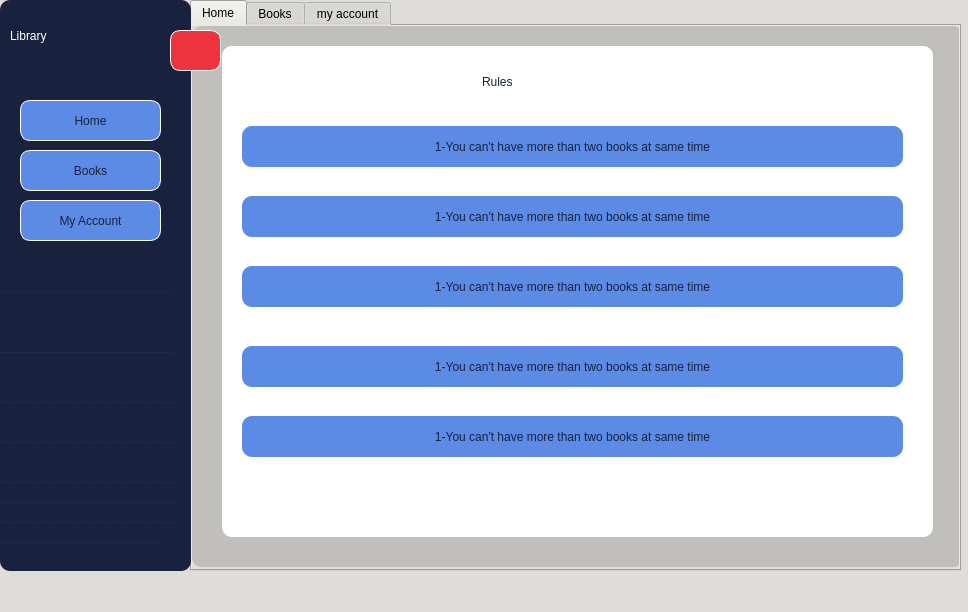
<?xml version="1.0" encoding="UTF-8"?>
<ui version="4.0">
 <class>MainWindow</class>
 <widget class="QMainWindow" name="MainWindow">
  <property name="geometry">
   <rect>
    <x>0</x>
    <y>0</y>
    <width>968</width>
    <height>612</height>
   </rect>
  </property>
  <property name="windowTitle">
   <string>MainWindow</string>
  </property>
  <property name="styleSheet">
   <string notr="true">background-color: rgb(222, 221, 218);</string>
  </property>
  <widget class="QWidget" name="centralwidget">
   <widget class="QFrame" name="frame_3">
    <property name="geometry">
     <rect>
      <x>0</x>
      <y>0</y>
      <width>191</width>
      <height>571</height>
     </rect>
    </property>
    <property name="autoFillBackground">
     <bool>false</bool>
    </property>
    <property name="styleSheet">
     <string notr="true">background-color: rgb(24, 33, 62);
border-style: solid;
border-width: 0px;
border-radius: 10px;

</string>
    </property>
    <property name="frameShape">
     <enum>QFrame::StyledPanel</enum>
    </property>
    <property name="frameShadow">
     <enum>QFrame::Raised</enum>
    </property>
    <widget class="QLabel" name="label_4">
     <property name="geometry">
      <rect>
       <x>-10</x>
       <y>510</y>
       <width>201</width>
       <height>51</height>
      </rect>
     </property>
     <property name="styleSheet">
      <string notr="true">font: 63 italic 32pt &quot;URW Bookman&quot;;
color:rgb(32, 41, 70)</string>
     </property>
     <property name="text">
      <string>__________________________</string>
     </property>
    </widget>
    <widget class="QLabel" name="label_5">
     <property name="geometry">
      <rect>
       <x>10</x>
       <y>10</y>
       <width>151</width>
       <height>51</height>
      </rect>
     </property>
     <property name="styleSheet">
      <string notr="true">font: 63 italic 32pt &quot;URW Bookman&quot;;
color:white;
</string>
     </property>
     <property name="text">
      <string>Library</string>
     </property>
    </widget>
    <widget class="QLabel" name="label_6">
     <property name="geometry">
      <rect>
       <x>0</x>
       <y>490</y>
       <width>191</width>
       <height>51</height>
      </rect>
     </property>
     <property name="styleSheet">
      <string notr="true">font: 63 italic 32pt &quot;URW Bookman&quot;;
color:rgb(32, 41, 70)</string>
     </property>
     <property name="text">
      <string>__________________________</string>
     </property>
    </widget>
    <widget class="QLabel" name="label_7">
     <property name="geometry">
      <rect>
       <x>0</x>
       <y>470</y>
       <width>191</width>
       <height>51</height>
      </rect>
     </property>
     <property name="styleSheet">
      <string notr="true">font: 63 italic 32pt &quot;URW Bookman&quot;;
color:rgb(32, 41, 70)</string>
     </property>
     <property name="text">
      <string>__________________________</string>
     </property>
    </widget>
    <widget class="QLabel" name="label_8">
     <property name="geometry">
      <rect>
       <x>0</x>
       <y>450</y>
       <width>191</width>
       <height>51</height>
      </rect>
     </property>
     <property name="styleSheet">
      <string notr="true">font: 63 italic 32pt &quot;URW Bookman&quot;;
color:rgb(32, 41, 70)</string>
     </property>
     <property name="text">
      <string>__________________________</string>
     </property>
    </widget>
    <widget class="QLabel" name="label_9">
     <property name="geometry">
      <rect>
       <x>0</x>
       <y>410</y>
       <width>191</width>
       <height>51</height>
      </rect>
     </property>
     <property name="styleSheet">
      <string notr="true">font: 63 italic 32pt &quot;URW Bookman&quot;;
color:rgb(32, 41, 70)</string>
     </property>
     <property name="text">
      <string>__________________________</string>
     </property>
    </widget>
    <widget class="QLabel" name="label_10">
     <property name="geometry">
      <rect>
       <x>0</x>
       <y>370</y>
       <width>191</width>
       <height>51</height>
      </rect>
     </property>
     <property name="styleSheet">
      <string notr="true">font: 63 italic 32pt &quot;URW Bookman&quot;;
color:rgb(32, 41, 70)</string>
     </property>
     <property name="text">
      <string>__________________________</string>
     </property>
    </widget>
    <widget class="QLabel" name="label_11">
     <property name="geometry">
      <rect>
       <x>0</x>
       <y>320</y>
       <width>191</width>
       <height>51</height>
      </rect>
     </property>
     <property name="styleSheet">
      <string notr="true">font: 63 italic 32pt &quot;URW Bookman&quot;;
color:rgb(32, 41, 70)</string>
     </property>
     <property name="text">
      <string>__________________________</string>
     </property>
    </widget>
    <widget class="QLabel" name="label_12">
     <property name="geometry">
      <rect>
       <x>0</x>
       <y>260</y>
       <width>191</width>
       <height>51</height>
      </rect>
     </property>
     <property name="styleSheet">
      <string notr="true">font: 63 italic 32pt &quot;URW Bookman&quot;;
color:rgb(32, 41, 70)</string>
     </property>
     <property name="text">
      <string>__________________________</string>
     </property>
    </widget>
    <widget class="QPushButton" name="logout_button_3">
     <property name="geometry">
      <rect>
       <x>20</x>
       <y>100</y>
       <width>141</width>
       <height>41</height>
      </rect>
     </property>
     <property name="styleSheet">
      <string notr="true">QPushButton {
transition: all .5s ease;
background-color: rgb(237, 51, 59);
color:rgb(24, 33, 62);
font: 63 12pt &quot;URW Bookman&quot;;
border-style: solid;
border-width: 0px;
border-radius: 10px;
border:1px solid white;
text-transform: uppercase;
text-align: center;
line-height: 1;
background-color : rgb(91, 139, 229);
padding: 10px;
outline: none;  
    
}
QPushButton:hover {
    color:rgb(24, 33, 62);
    background-color: white;;
}




</string>
     </property>
     <property name="text">
      <string>Home</string>
     </property>
     <property name="iconSize">
      <size>
       <width>25</width>
       <height>25</height>
      </size>
     </property>
    </widget>
    <widget class="QPushButton" name="logout_button_4">
     <property name="geometry">
      <rect>
       <x>20</x>
       <y>150</y>
       <width>141</width>
       <height>41</height>
      </rect>
     </property>
     <property name="styleSheet">
      <string notr="true">QPushButton {
transition: all .5s ease;
background-color: rgb(237, 51, 59);
color:rgb(24, 33, 62);
font: 63 12pt &quot;URW Bookman&quot;;
border-style: solid;
border-width: 0px;
border-radius: 10px;
border:1px solid white;
text-transform: uppercase;
text-align: center;
line-height: 1;
background-color : rgb(91, 139, 229);
padding: 10px;
outline: none;  
    
}
QPushButton:hover {
    color:rgb(24, 33, 62);
    background-color: white;;
}




</string>
     </property>
     <property name="text">
      <string>Books</string>
     </property>
     <property name="icon">
      <iconset>
       <normaloff>../../../Desktop/books.png</normaloff>../../../Desktop/books.png</iconset>
     </property>
     <property name="iconSize">
      <size>
       <width>25</width>
       <height>25</height>
      </size>
     </property>
    </widget>
    <widget class="QPushButton" name="logout_button_5">
     <property name="geometry">
      <rect>
       <x>20</x>
       <y>200</y>
       <width>141</width>
       <height>41</height>
      </rect>
     </property>
     <property name="styleSheet">
      <string notr="true">QPushButton {
transition: all .5s ease;
background-color: rgb(237, 51, 59);
color:rgb(24, 33, 62);
font: 63 12pt &quot;URW Bookman&quot;;
border-style: solid;
border-width: 0px;
border-radius: 10px;
border:1px solid white;
text-transform: uppercase;
text-align: center;
line-height: 1;
background-color : rgb(91, 139, 229);
padding: 10px;
outline: none;  
    
}
QPushButton:hover {
    color:rgb(24, 33, 62);
    background-color: white;;
}




</string>
     </property>
     <property name="text">
      <string>My Account</string>
     </property>
     <property name="iconSize">
      <size>
       <width>25</width>
       <height>25</height>
      </size>
     </property>
    </widget>
   </widget>
   <widget class="QTabWidget" name="tabWidget">
    <property name="geometry">
     <rect>
      <x>190</x>
      <y>0</y>
      <width>771</width>
      <height>571</height>
     </rect>
    </property>
    <property name="tabletTracking">
     <bool>false</bool>
    </property>
    <property name="currentIndex">
     <number>0</number>
    </property>
    <property name="iconSize">
     <size>
      <width>25</width>
      <height>16</height>
     </size>
    </property>
    <property name="tabBarAutoHide">
     <bool>false</bool>
    </property>
    <widget class="QWidget" name="main_Home">
     <attribute name="icon">
      <iconset>
       <normaloff>../../../Desktop/home.png</normaloff>../../../Desktop/home.png</iconset>
     </attribute>
     <attribute name="title">
      <string>Home</string>
     </attribute>
     <widget class="QFrame" name="frame">
      <property name="geometry">
       <rect>
        <x>0</x>
        <y>0</y>
        <width>771</width>
        <height>541</height>
       </rect>
      </property>
      <property name="styleSheet">
       <string notr="true">background-color:rgb(192, 191, 188);
border-style: solid;
border-width: 0px;
border-radius: 10px;

</string>
      </property>
      <property name="frameShape">
       <enum>QFrame::StyledPanel</enum>
      </property>
      <property name="frameShadow">
       <enum>QFrame::Raised</enum>
      </property>
      <widget class="QTextEdit" name="textEdit_6">
       <property name="geometry">
        <rect>
         <x>30</x>
         <y>20</y>
         <width>711</width>
         <height>491</height>
        </rect>
       </property>
       <property name="styleSheet">
        <string notr="true">background-color: white;
border-style: solid;
border-width: 0px;
border-radius: 10px;

</string>
       </property>
       <property name="placeholderText">
        <string/>
       </property>
      </widget>
      <widget class="QLabel" name="label_15">
       <property name="geometry">
        <rect>
         <x>290</x>
         <y>30</y>
         <width>121</width>
         <height>51</height>
        </rect>
       </property>
       <property name="styleSheet">
        <string notr="true">font: 63 italic 32pt &quot;URW Bookman&quot;;
background-color: rgb(255, 255, 255);
color: rgb(24, 33, 62);
</string>
       </property>
       <property name="text">
        <string>Rules</string>
       </property>
      </widget>
      <widget class="QLabel" name="label">
       <property name="geometry">
        <rect>
         <x>50</x>
         <y>100</y>
         <width>661</width>
         <height>41</height>
        </rect>
       </property>
       <property name="styleSheet">
        <string notr="true">background-color: rgb(91, 139, 229);
border-style: solid;
border-width: 0px;
border-radius: 10px;
color:rgb(24, 33, 62)

</string>
       </property>
       <property name="text">
        <string>1-You can't have more than two books at same time</string>
       </property>
       <property name="textFormat">
        <enum>Qt::AutoText</enum>
       </property>
       <property name="alignment">
        <set>Qt::AlignCenter</set>
       </property>
      </widget>
      <widget class="QLabel" name="label_2">
       <property name="geometry">
        <rect>
         <x>50</x>
         <y>170</y>
         <width>661</width>
         <height>41</height>
        </rect>
       </property>
       <property name="styleSheet">
        <string notr="true">background-color: rgb(91, 139, 229);
border-style: solid;
border-width: 0px;
border-radius: 10px;
color:rgb(24, 33, 62)

</string>
       </property>
       <property name="text">
        <string>1-You can't have more than two books at same time</string>
       </property>
       <property name="textFormat">
        <enum>Qt::AutoText</enum>
       </property>
       <property name="alignment">
        <set>Qt::AlignCenter</set>
       </property>
      </widget>
      <widget class="QLabel" name="label_3">
       <property name="geometry">
        <rect>
         <x>50</x>
         <y>240</y>
         <width>661</width>
         <height>41</height>
        </rect>
       </property>
       <property name="styleSheet">
        <string notr="true">background-color: rgb(91, 139, 229);
border-style: solid;
border-width: 0px;
border-radius: 10px;
color:rgb(24, 33, 62)

</string>
       </property>
       <property name="text">
        <string>1-You can't have more than two books at same time</string>
       </property>
       <property name="textFormat">
        <enum>Qt::AutoText</enum>
       </property>
       <property name="alignment">
        <set>Qt::AlignCenter</set>
       </property>
      </widget>
      <widget class="QLabel" name="label_16">
       <property name="geometry">
        <rect>
         <x>50</x>
         <y>320</y>
         <width>661</width>
         <height>41</height>
        </rect>
       </property>
       <property name="styleSheet">
        <string notr="true">background-color: rgb(91, 139, 229);
border-style: solid;
border-width: 0px;
border-radius: 10px;
color:rgb(24, 33, 62)

</string>
       </property>
       <property name="text">
        <string>1-You can't have more than two books at same time</string>
       </property>
       <property name="textFormat">
        <enum>Qt::AutoText</enum>
       </property>
       <property name="alignment">
        <set>Qt::AlignCenter</set>
       </property>
      </widget>
      <widget class="QLabel" name="label_17">
       <property name="geometry">
        <rect>
         <x>50</x>
         <y>390</y>
         <width>661</width>
         <height>41</height>
        </rect>
       </property>
       <property name="styleSheet">
        <string notr="true">background-color: rgb(91, 139, 229);
border-style: solid;
border-width: 0px;
border-radius: 10px;
color:rgb(24, 33, 62)

</string>
       </property>
       <property name="text">
        <string>1-You can't have more than two books at same time</string>
       </property>
       <property name="textFormat">
        <enum>Qt::AutoText</enum>
       </property>
       <property name="alignment">
        <set>Qt::AlignCenter</set>
       </property>
      </widget>
     </widget>
    </widget>
    <widget class="QWidget" name="main_Books">
     <attribute name="icon">
      <iconset>
       <normaloff>../../../Desktop/open-book.png</normaloff>../../../Desktop/open-book.png</iconset>
     </attribute>
     <attribute name="title">
      <string>Books</string>
     </attribute>
     <widget class="QFrame" name="frame_2">
      <property name="geometry">
       <rect>
        <x>0</x>
        <y>0</y>
        <width>771</width>
        <height>541</height>
       </rect>
      </property>
      <property name="styleSheet">
       <string notr="true">background-color:rgb(222, 221, 218);
border-style: solid;
border-width: 0px;
border-radius: 10px;

</string>
      </property>
      <property name="frameShape">
       <enum>QFrame::StyledPanel</enum>
      </property>
      <property name="frameShadow">
       <enum>QFrame::Raised</enum>
      </property>
      <widget class="QTableWidget" name="tableWidget">
       <property name="geometry">
        <rect>
         <x>30</x>
         <y>90</y>
         <width>691</width>
         <height>391</height>
        </rect>
       </property>
       <property name="styleSheet">
        <string notr="true">background-color: white;
border-style: solid;
border-width: 0px;
border-radius: 10px;

</string>
       </property>
       <property name="frameShadow">
        <enum>QFrame::Raised</enum>
       </property>
       <property name="editTriggers">
        <set>QAbstractItemView::NoEditTriggers</set>
       </property>
       <column>
        <property name="text">
         <string>Code</string>
        </property>
       </column>
       <column>
        <property name="text">
         <string>Title</string>
        </property>
       </column>
       <column>
        <property name="text">
         <string>Author</string>
        </property>
       </column>
       <column>
        <property name="text">
         <string>Status</string>
        </property>
       </column>
      </widget>
      <widget class="QTextEdit" name="textEdit">
       <property name="geometry">
        <rect>
         <x>30</x>
         <y>50</y>
         <width>211</width>
         <height>31</height>
        </rect>
       </property>
       <property name="styleSheet">
        <string notr="true">background-color: white;
border-style: solid;
border-width: 0px;
border-radius: 10px;

</string>
       </property>
       <property name="placeholderText">
        <string>Book Title....</string>
       </property>
      </widget>
      <widget class="QPushButton" name="logout_button_7">
       <property name="geometry">
        <rect>
         <x>250</x>
         <y>50</y>
         <width>101</width>
         <height>31</height>
        </rect>
       </property>
       <property name="styleSheet">
        <string notr="true">QPushButton {
transition: all .5s ease;
background-color: rgb(237, 51, 59);
color:black;
font: 63 10pt &quot;URW Bookman&quot;;
border-style: solid;
border-width: 0px;
border-radius: 10px;
border:1px solid white;
text-transform: uppercase;
text-align: center;
line-height: 1;
background-color : rgb(91, 139, 229);
padding: 8px;
outline: none;  
    
}
QPushButton:hover {
    color:rgb(24, 33, 62);
    background-color: white;;
}




</string>
       </property>
       <property name="text">
        <string>Submit</string>
       </property>
       <property name="icon">
        <iconset>
         <normaloff>Icons/Mg.png</normaloff>Icons/Mg.png</iconset>
       </property>
       <property name="iconSize">
        <size>
         <width>20</width>
         <height>20</height>
        </size>
       </property>
      </widget>
     </widget>
    </widget>
    <widget class="QWidget" name="main_account">
     <attribute name="icon">
      <iconset>
       <normaloff>../../../Desktop/user .png</normaloff>../../../Desktop/user .png</iconset>
     </attribute>
     <attribute name="title">
      <string>my account</string>
     </attribute>
     <widget class="QFrame" name="frame_4">
      <property name="geometry">
       <rect>
        <x>0</x>
        <y>0</y>
        <width>771</width>
        <height>541</height>
       </rect>
      </property>
      <property name="styleSheet">
       <string notr="true">background-color:rgb(192, 191, 188);
border-style: solid;
border-width: 0px;
border-radius: 10px;

</string>
      </property>
      <property name="frameShape">
       <enum>QFrame::StyledPanel</enum>
      </property>
      <property name="frameShadow">
       <enum>QFrame::Raised</enum>
      </property>
      <widget class="QFrame" name="frame_6">
       <property name="geometry">
        <rect>
         <x>370</x>
         <y>20</y>
         <width>321</width>
         <height>251</height>
        </rect>
       </property>
       <property name="styleSheet">
        <string notr="true">background-color: white;
border-style: solid;
border-width: 0px;
border-radius: 10px;

</string>
       </property>
       <property name="frameShape">
        <enum>QFrame::StyledPanel</enum>
       </property>
       <property name="frameShadow">
        <enum>QFrame::Raised</enum>
       </property>
       <widget class="QTextEdit" name="textEdit_2">
        <property name="geometry">
         <rect>
          <x>60</x>
          <y>80</y>
          <width>201</width>
          <height>31</height>
         </rect>
        </property>
        <property name="styleSheet">
         <string notr="true">background-color: white;
border-style: solid;
border-width: 1px;
border-radius: 10px;

</string>
        </property>
        <property name="placeholderText">
         <string>Name</string>
        </property>
       </widget>
       <widget class="QTextEdit" name="textEdit_3">
        <property name="geometry">
         <rect>
          <x>60</x>
          <y>120</y>
          <width>201</width>
          <height>31</height>
         </rect>
        </property>
        <property name="styleSheet">
         <string notr="true">background-color: white;
border-style: solid;
border-width: 1px;
border-radius: 10px;

</string>
        </property>
        <property name="placeholderText">
         <string>ID</string>
        </property>
       </widget>
       <widget class="QTextEdit" name="textEdit_4">
        <property name="geometry">
         <rect>
          <x>60</x>
          <y>160</y>
          <width>201</width>
          <height>31</height>
         </rect>
        </property>
        <property name="styleSheet">
         <string notr="true">background-color: white;
border-style: solid;
border-width: 1px;
border-radius: 10px;

</string>
        </property>
        <property name="placeholderText">
         <string>Phone</string>
        </property>
       </widget>
       <widget class="QTextEdit" name="textEdit_5">
        <property name="geometry">
         <rect>
          <x>60</x>
          <y>200</y>
          <width>201</width>
          <height>31</height>
         </rect>
        </property>
        <property name="styleSheet">
         <string notr="true">background-color: white;
border-style: solid;
border-width: 1px;
border-radius: 10px;

</string>
        </property>
        <property name="placeholderText">
         <string>Mail</string>
        </property>
       </widget>
       <widget class="QLabel" name="label_14">
        <property name="geometry">
         <rect>
          <x>70</x>
          <y>20</y>
          <width>171</width>
          <height>51</height>
         </rect>
        </property>
        <property name="styleSheet">
         <string notr="true">font: 75 20pt &quot;Ubuntu Condensed&quot;;
color:black;
</string>
        </property>
        <property name="text">
         <string>My informations</string>
        </property>
       </widget>
      </widget>
      <widget class="QFrame" name="frame_7">
       <property name="geometry">
        <rect>
         <x>370</x>
         <y>280</y>
         <width>321</width>
         <height>251</height>
        </rect>
       </property>
       <property name="styleSheet">
        <string notr="true">background-color: white;
border-style: solid;
border-width: 0px;
border-radius: 10px;

</string>
       </property>
       <property name="frameShape">
        <enum>QFrame::StyledPanel</enum>
       </property>
       <property name="frameShadow">
        <enum>QFrame::Raised</enum>
       </property>
       <widget class="QTextEdit" name="textEdit_7">
        <property name="geometry">
         <rect>
          <x>60</x>
          <y>80</y>
          <width>201</width>
          <height>31</height>
         </rect>
        </property>
        <property name="styleSheet">
         <string notr="true">background-color: white;
border-style: solid;
border-width: 1px;
border-radius: 10px;

</string>
        </property>
        <property name="placeholderText">
         <string>Current Password</string>
        </property>
       </widget>
       <widget class="QTextEdit" name="textEdit_8">
        <property name="geometry">
         <rect>
          <x>60</x>
          <y>120</y>
          <width>201</width>
          <height>31</height>
         </rect>
        </property>
        <property name="styleSheet">
         <string notr="true">background-color: white;
border-style: solid;
border-width: 1px;
border-radius: 10px;

</string>
        </property>
        <property name="placeholderText">
         <string>New Password</string>
        </property>
       </widget>
       <widget class="QTextEdit" name="textEdit_9">
        <property name="geometry">
         <rect>
          <x>60</x>
          <y>160</y>
          <width>201</width>
          <height>31</height>
         </rect>
        </property>
        <property name="styleSheet">
         <string notr="true">background-color: white;
border-style: solid;
border-width: 1px;
border-radius: 10px;

</string>
        </property>
        <property name="placeholderText">
         <string>Confirme</string>
        </property>
       </widget>
       <widget class="QLabel" name="label_13">
        <property name="geometry">
         <rect>
          <x>60</x>
          <y>10</y>
          <width>171</width>
          <height>51</height>
         </rect>
        </property>
        <property name="styleSheet">
         <string notr="true">font: 75 20pt &quot;Ubuntu Condensed&quot;;
color:black;
</string>
        </property>
        <property name="text">
         <string>Change password</string>
        </property>
       </widget>
       <widget class="QPushButton" name="logout_button_8">
        <property name="geometry">
         <rect>
          <x>100</x>
          <y>200</y>
          <width>101</width>
          <height>31</height>
         </rect>
        </property>
        <property name="styleSheet">
         <string notr="true">QPushButton {
transition: all .5s ease;
background-color: rgb(237, 51, 59);
color:black;
font: 63 10pt &quot;URW Bookman&quot;;
border-style: solid;
border-width: 0px;
border-radius: 10px;
border:1px solid black;
text-transform: uppercase;
text-align: center;
line-height: 1;
background-color : rgb(91, 139, 229);
padding: 8px;
outline: none;  
    
}
QPushButton:hover {
    color:rgb(24, 33, 62);
    background-color: white;;
}




</string>
        </property>
        <property name="text">
         <string>Submit</string>
        </property>
        <property name="iconSize">
         <size>
          <width>20</width>
          <height>20</height>
         </size>
        </property>
       </widget>
      </widget>
     </widget>
    </widget>
   </widget>
   <widget class="QPushButton" name="logout_button_2">
    <property name="geometry">
     <rect>
      <x>170</x>
      <y>30</y>
      <width>51</width>
      <height>41</height>
     </rect>
    </property>
    <property name="styleSheet">
     <string notr="true">QPushButton {
transition: all .5s ease;
background-color: rgb(237, 51, 59);
color: white;
font: 63 12pt &quot;URW Bookman&quot;;
border-style: solid;
border-width: 0px;
border-radius: 10px;
border:1px solid white;
text-transform: uppercase;
text-align: center;
line-height: 1;
background-color : rgb(237, 51, 59);
padding: 10px;
outline: none;  
    
}
QPushButton:hover {
    color:rgb(0, 137, 236);;
    background-color: white;;
}




</string>
    </property>
    <property name="text">
     <string/>
    </property>
    <property name="icon">
     <iconset>
      <normaloff>../../../Desktop/logout (1).png</normaloff>../../../Desktop/logout (1).png</iconset>
    </property>
    <property name="iconSize">
     <size>
      <width>25</width>
      <height>25</height>
     </size>
    </property>
   </widget>
   <zorder>tabWidget</zorder>
   <zorder>frame_3</zorder>
   <zorder>logout_button_2</zorder>
  </widget>
  <widget class="QMenuBar" name="menubar">
   <property name="geometry">
    <rect>
     <x>0</x>
     <y>0</y>
     <width>968</width>
     <height>22</height>
    </rect>
   </property>
  </widget>
  <widget class="QStatusBar" name="statusbar"/>
 </widget>
 <resources/>
 <connections/>
</ui>
